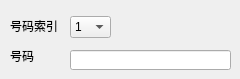
    <widget class="QWidget" name="tab_9">
     <attribute name="title">
      <string>增加过滤号码</string>
     </attribute>
     <widget class="QLabel" name="label_18">
      <property name="geometry">
       <rect>
        <x>10</x>
        <y>50</y>
        <width>54</width>
        <height>12</height>
       </rect>
      </property>
      <property name="text">
       <string>号码</string>
      </property>
     </widget>
     <widget class="QLineEdit" name="lineEdit_2">
      <property name="geometry">
       <rect>
        <x>70</x>
        <y>50</y>
        <width>161</width>
        <height>20</height>
       </rect>
      </property>
      <property name="maxLength">
       <number>30</number>
      </property>
     </widget>
     <widget class="QLabel" name="label_19">
      <property name="geometry">
       <rect>
        <x>10</x>
        <y>16</y>
        <width>54</width>
        <height>21</height>
       </rect>
      </property>
      <property name="text">
       <string>&lt;html&gt;&lt;head/&gt;&lt;body&gt;&lt;p&gt;号码索引&lt;/p&gt;&lt;/body&gt;&lt;/html&gt;</string>
      </property>
     </widget>
     <widget class="QComboBox" name="comboBox_11">
      <property name="geometry">
       <rect>
        <x>70</x>
        <y>16</y>
        <width>41</width>
        <height>22</height>
       </rect>
      </property>
      <item>
       <property name="text">
        <string>1</string>
       </property>
      </item>
      <item>
       <property name="text">
        <string>2</string>
       </property>
      </item>
      <item>
       <property name="text">
        <string>3</string>
       </property>
      </item>
      <item>
       <property name="text">
        <string>4</string>
       </property>
      </item>
      <item>
       <property name="text">
        <string>5</string>
       </property>
      </item>
      <item>
       <property name="text">
        <string>6</string>
       </property>
      </item>
      <item>
       <property name="text">
        <string>7</string>
       </property>
      </item>
      <item>
       <property name="text">
        <string>8</string>
       </property>
      </item>
      <item>
       <property name="text">
        <string>9</string>
       </property>
      </item>
     </widget>
    </widget>
